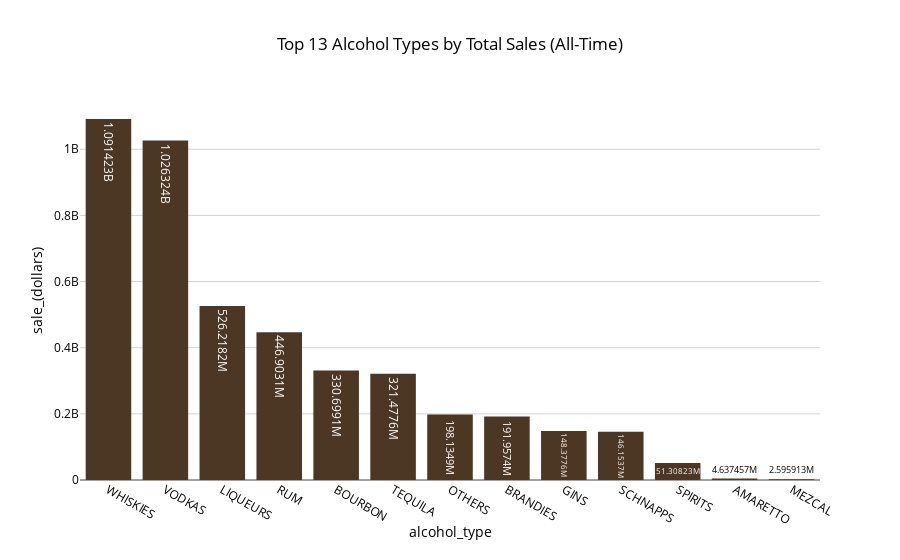

The cell this chart's notebook holds for it:
### Code cell
# Aggregate total sales per alcohol type and select the top 13 (All-Time)
top_alcohol_type = data_dt.groupby("alcohol_type")["sale_(dollars)"].sum().nlargest(13).reset_index()

# Bar chart showing the top 13 counties by total sales (All-Time)
px.bar(top_alcohol_type, x="alcohol_type", y="sale_(dollars)", template="iowa", 
       title="Top 13 Alcohol Types by Total Sales (All-Time)", text_auto=True)

### Figure 1 — Plotly figure (JSON) as saved in the notebook; plotly's stock layout.template omitted (floating-point values rounded to 4 significant figures)
{"data": [{"alignmentgroup": "True", "hovertemplate": "alcohol_type=%{x}<br>sale_(dollars)=%{y}<extra></extra>", "legendgroup": "", "marker": {"color": "#4c3624", "pattern": {"shape": ""}}, "name": "", "offsetgroup": "", "orientation": "v", "showlegend": false, "textposition": "auto", "texttemplate": "%{y}", "type": "bar", "x": ["WHISKIES", "VODKAS", "LIQUEURS", "RUM", "BOURBON", "TEQUILA", "OTHERS", "BRANDIES", "GINS", "SCHNAPPS", "SPIRITS", "AMARETTO", "MEZCAL"], "xaxis": "x", "y": [1091000000.0, 1026000000.0, 526200000.0, 446900000.0, 330700000.0, 321500000.0, 198100000.0, 192000000.0, 148400000.0, 146200000.0, 51310000.0, 4637000.0, 2596000.0], "yaxis": "y"}], "layout": {"barmode": "relative", "legend": {"tracegroupgap": 0}, "title": {"text": "Top 13 Alcohol Types by Total Sales (All-Time)"}, "xaxis": {"anchor": "y", "domain": [0, 1], "title": {"text": "alcohol_type"}}, "yaxis": {"anchor": "x", "domain": [0, 1], "title": {"text": "sale_(dollars)"}}}}
